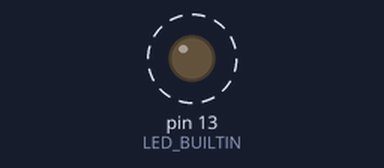
Simulated run of this sketch. Board: Arduino Uno, built with avr-gcc and run on an emulated ATmega328P. Shown: output pins drawn as LEDs (lit = HIGH). Dashed ring = blinking.

Above: at 0.5 s.
Timing chart, 0 to 4.6 s (numbered marks = the images above):
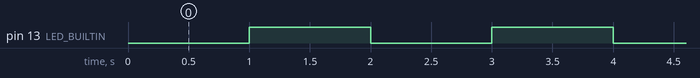

The sketch:

Retardo.ino
```cpp
/*  EJEMPLO: librería propia para programar retardos no bloqueantes
 *
 *  Autor: Robert Sallent
 *  Curso: programación de placas robóticas en CIFO Sabadell
 *  Versión: 1.0 - La clase Retardo
 */

#include "Retardo.h"

Retardo r(1000);  // crea un retardo no bloqueante de 1000ms

int estado = LOW;

// inicialización
void setup() {
  pinMode(LED_BUILTIN, OUTPUT);
  digitalWrite(LED_BUILTIN, LOW);
}

void loop() {

  // Para evaluar si se ha cumplido el tiempo, usamos el método comprobar().
  // Por lo general, colocaremos las acciones a realizar en un IF
  if(r.comprobar()){
    estado = !estado;
    digitalWrite(LED_BUILTIN, estado);
  }

  // si deseamos cambiar el tiempo de retardo en cualquier momento:
  // r.setTiempo(5000);

  // si deseamos reiniciar el temporizador:
  // r.reiniciar();
}
```

Retardo.cpp
```cpp
/*  LIBRERÍAS EXTRA
 *  Programador de retardos no bloqueantes
 *  -- Fichero de código -
 *
 *  Autor: Robert Sallent
 *  Curso: programación de placas robóticas en CIFO Sabadell
 *  Versión: 1.1 - Hecha mediante la clase Retardo
 *
 *   La información de uso se encuentra en el fichero flanco.txt
 */


#include <Arduino.h>
#include "Retardo.h"

//implementación de los métodos de la clase Flanco

Retardo::Retardo(int tiempo){
  this->tiempo = tiempo;
  this->tiempoInicial = millis();
}

bool Retardo::comprobar(){
  unsigned long tiempoActual = millis();
  if(tiempoActual - this->tiempoInicial >= this->tiempo){
    this->tiempoInicial = tiempoActual;
    return true;
  }

  return false;
}

void Retardo::setTiempo(int tiempo){
  this->tiempo = tiempo;
}

void Retardo::reiniciar(){
  this->tiempoInicial = millis();
}
```

Retardo.h
```cpp
/*  LIBRERÍAS EXTRA
 *  Programador de retardos no bloqueantes
 *  -- Fichero de cabecera -
 *
 *  Autor: Robert Sallent
 *  Curso: programación de placas robóticas en CIFO Sabadell
 *  Versión: 1.1 - Hecha mediante la clase Retardo
 *
 *   La información de uso se encuentra en el fichero flanco.txt
 */


#ifndef RETARDO_CIFO
#define RETARDO_CIFO

//clase y métodos
class Retardo{
  public:
  Retardo(int tiempo); // constructor
  bool comprobar();
  void setTiempo(int tiempo);
  void reiniciar();

  private:
  int tiempo;
  unsigned long tiempoInicial;
};

#endif
```

Measured:
- by itself, pin 13 (LED_BUILTIN): alternates HIGH for 1.0 s and LOW for 1.0 s
